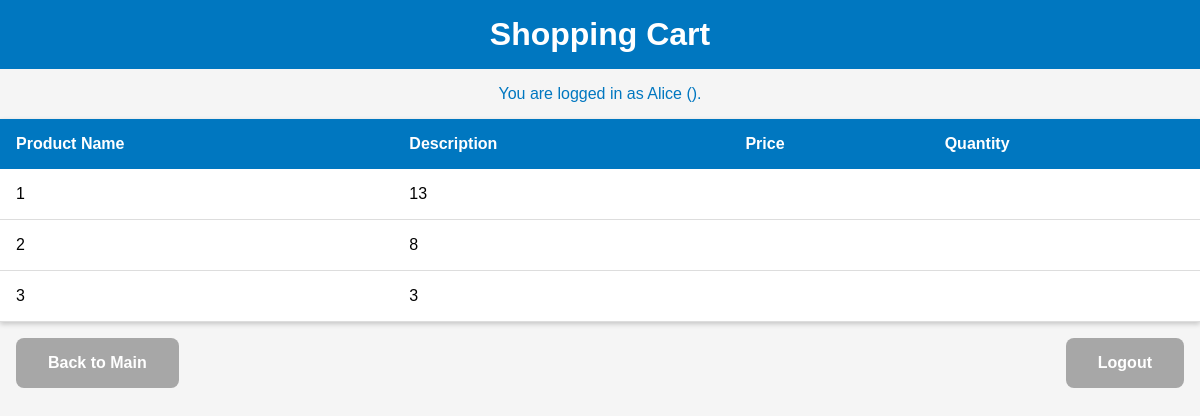
The page /cart/Alice on the database its author committed.
### tables this page shows
CREATE TABLE cart
             (username TEXT NOT NULL,
             product_id INTEGER NOT NULL,
             quantity INTEGER NOT NULL,
             PRIMARY KEY (username, product_id),
             FOREIGN KEY (username) REFERENCES users(username),
             FOREIGN KEY (product_id) REFERENCES products(id));

### broken-access-control-demo.py (the view)
@app.route("/cart/<username>")
def view_cart(username):
    conn = get_db()
    cursor = conn.cursor()
    cursor.execute("SELECT * FROM cart WHERE username=?", (username,))
    cart_items = cursor.fetchall()
    return render_template("cart.html", cart_items=cart_items, username=username)

### broken-access-control-demo.py (called while the page is built)
def get_db():
    if 'db' not in g:
        g.db = sqlite3.connect("shopping.db")
    return g.db

### templates/cart.html (shortened to what this page needs)
<!DOCTYPE html>
<html>
  <head>
    <link rel="stylesheet" type="text/css" href="{{ url_for('static', filename='styles.css') }}">
  </head>
  <body>
    <header>
      <h1>Shopping Cart</h1>
      {% if username %}
        <p>You are logged in as {{ username }} ({{ role }}).</p>
      {% endif %}
    </header>
    <main>
      <table class="cart-table">
        <thead>
          <tr>
            <th>Product Name</th>
            <th>Description</th>
            <th>Price</th>
            <th>Quantity</th>
          </tr>
        </thead>
        <tbody>
          {% for item in cart_items %}
            <tr>
              <td>{{ item[1] }}</td>
              <td>{{ item[2] }}</td>
              <td>{{ item[3] }}</td>
              <td>{{ item[4] }}</td>
            </tr>
          {% endfor %}
        </tbody>
      </table>
      <div class="cart-buttons">
        <a href="{{ url_for('index') }}" class="cart-button cart-button--secondary">Back to Main</a>
        <a href="{{ url_for('logout') }}" class="cart-button cart-button--secondary">Logout</a>
      </div>
    </main>
  </body>
</html>

### static/styles.css (style rules this page uses)
body { font-family: Arial, sans-serif; margin: 0; padding: 0; background-color: #f5f5f5; }
a { text-decoration: none; }
h1 { font-size: 2rem; margin: 0; padding: 1rem; background-color: #0077c0; color: #fff; text-align: center; }
p { margin: 0; padding: 1rem; background-color: #f5f5f5; color: #0077c0; text-align: center; }
.cart-table { width: 100%; margin: 0; border-collapse: collapse; background-color: #fff; box-shadow: 0 2px 5px rgba(0, 0, 0, 0.2); }
.cart-table th { padding: 1rem; text-align: left; background-color: #0077c0; color: #fff; }
.cart-table td { padding: 1rem; text-align: left; border-bottom: 1px solid #ddd; }
.cart-buttons { display: flex; justify-content: space-between; margin: 1rem; }
.cart-button { display: inline-block; padding: 1rem 2rem; font-size: 1rem; font-weight: bold; border: none; border-radius: 0.5rem; color: #fff; text-align: center; background-color: #0077c0; transition: all 0.2s; cursor: pointer; }
.cart-button--secondary { background-color: #a7a7a7; }

### rows shown on the page
cart: product "1", quantity "13"
cart: product "2", quantity "8"
cart: product "3", quantity "3"

### other values the page prints
{{ username }} "Alice"
